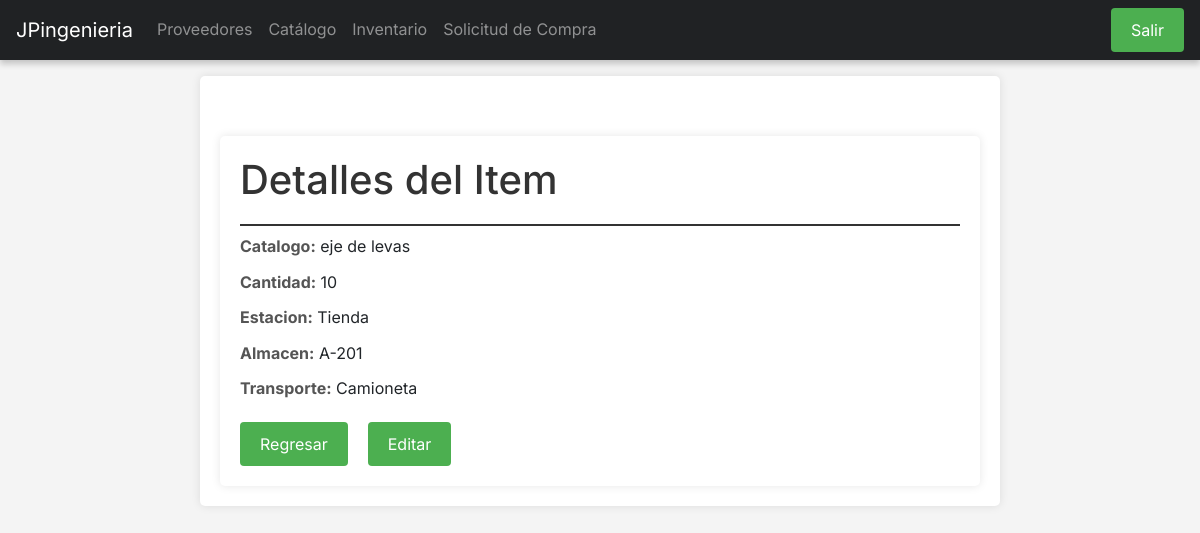
Screenshot of /inventario/inventario/detail/3/ with the database file from the repository.
### api/models.py (models this page shows, shortened)
class Stock(models.Model):
    catalogo = models.ForeignKey(Catalogue, on_delete=models.CASCADE)
    cantidad = models.PositiveIntegerField()
    estacion = models.CharField(max_length=100)
    almacen = models.CharField(max_length=100)
    transporte = models.CharField(max_length=100)

class Catalogue(models.Model):
    nombre = models.CharField(max_length=250)
    precio = models.DecimalField(max_digits=10, decimal_places=2)
    descripcion = models.CharField(max_length=250)
    proveedor = models.ForeignKey(Proveedor, on_delete=models.CASCADE)

### inventario/views.py (the view)
# urls.py: path('inventario/detail/<int:pk>/', DetailStockView.as_view() , name='detail_inventario'),
class DetailStockView(DetailView):
    model = Stock
    template_name = 'inventario_detail.html'
    context_object_name = 'stock'

### inventario/templates/inventario_detail.html (shortened to what this page needs)
{%extends "base.html"%}
{% block content %}
<body>
    <div class="container">
        <h1>Detalles del Item</h1>
        <div class="detail-item">
            <span class="detail-label">Catalogo:</span>
            <span>{{ stock.catalogo.nombre }}</span>
        </div>
        <div class="detail-item">
            <span class="detail-label">Cantidad:</span>
            <span>{{ stock.cantidad }}</span>
        </div>
        <div class="detail-item">
            <span class="detail-label">Estacion:</span>
            <span>{{ stock.estacion }}</span>
        </div>
        <div class="detail-item">
            <span class="detail-label">Almacen:</span>
            <span>{{ stock.almacen }}</span>
        </div>
        <div class="detail-item">
            <span class="detail-label">Transporte:</span>
            <span>{{ stock.transporte }}</span>
        </div>
        <div class="button-container">
            <form action="{% url 'home_inventario' %}">
                <input type="submit" class="btn" value="Regresar" />
            </form>
            <form action="{% url 'edit_inventario' stock.id %}">
                <input type="submit" class="btn" value="Editar" />
            </form>
        </div>
    </div>
</body>
{% endblock content %}

### logistica/templates/base.html (style rules this page uses)
* { font-family: 'Inter', sans-serif; margin: 0; padding: 0; box-sizing: border-box; }
html, body { margin: 0; padding: 0; width: 100%; height: 100%; background-color: #f4f4f4; }

### rows the page displays
Stock: catalogo.nombre "eje de levas", cantidad "10", estacion "Tienda", almacen "A-201", transporte "Camioneta"
